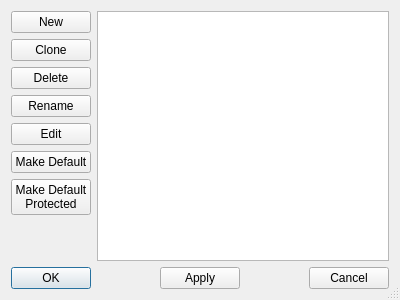
<?xml version="1.0" encoding="UTF-8"?>
<ui version="4.0">
 <class>ScreenConfigManager</class>
 <widget class="QDialog" name="ScreenConfigManager">
  <property name="geometry">
   <rect>
    <x>0</x>
    <y>0</y>
    <width>400</width>
    <height>300</height>
   </rect>
  </property>
  <property name="windowTitle">
   <string>Configure Screen Layouts</string>
  </property>
  <property name="sizeGripEnabled">
   <bool>true</bool>
  </property>
  <layout class="QVBoxLayout" name="verticalLayout_2">
   <item>
    <layout class="QHBoxLayout" name="horizontalLayout">
     <item>
      <layout class="QVBoxLayout" name="verticalLayout">
       <item>
        <widget class="QPushButton" name="newButton">
         <property name="text">
          <string>New</string>
         </property>
        </widget>
       </item>
       <item>
        <widget class="QPushButton" name="cloneButton">
         <property name="text">
          <string>Clone</string>
         </property>
        </widget>
       </item>
       <item>
        <widget class="QPushButton" name="deleteButton">
         <property name="text">
          <string>Delete</string>
         </property>
        </widget>
       </item>
       <item>
        <widget class="QPushButton" name="renameButton">
         <property name="text">
          <string>Rename</string>
         </property>
        </widget>
       </item>
       <item>
        <widget class="QPushButton" name="editButton">
         <property name="text">
          <string>Edit</string>
         </property>
        </widget>
       </item>
       <item>
        <widget class="QPushButton" name="makeDefaultButton">
         <property name="text">
          <string>Make Default</string>
         </property>
        </widget>
       </item>
       <item>
        <widget class="QPushButton" name="protectedButton">
         <property name="text">
          <string>Make Default
Protected</string>
         </property>
        </widget>
       </item>
       <item>
        <spacer name="verticalSpacer">
         <property name="orientation">
          <enum>Qt::Vertical</enum>
         </property>
         <property name="sizeHint" stdset="0">
          <size>
           <width>20</width>
           <height>40</height>
          </size>
         </property>
        </spacer>
       </item>
      </layout>
     </item>
     <item>
      <widget class="QListWidget" name="layoutList">
       <property name="editTriggers">
        <set>QAbstractItemView::NoEditTriggers</set>
       </property>
       <property name="selectionBehavior">
        <enum>QAbstractItemView::SelectRows</enum>
       </property>
      </widget>
     </item>
    </layout>
   </item>
   <item>
    <layout class="QHBoxLayout" name="horizontalLayout_2">
     <item>
      <widget class="QPushButton" name="OKButton">
       <property name="text">
        <string>OK</string>
       </property>
       <property name="default">
        <bool>true</bool>
       </property>
      </widget>
     </item>
     <item>
      <spacer name="horizontalSpacer_2">
       <property name="orientation">
        <enum>Qt::Horizontal</enum>
       </property>
       <property name="sizeHint" stdset="0">
        <size>
         <width>40</width>
         <height>20</height>
        </size>
       </property>
      </spacer>
     </item>
     <item>
      <widget class="QPushButton" name="applyButton">
       <property name="text">
        <string>Apply</string>
       </property>
      </widget>
     </item>
     <item>
      <spacer name="horizontalSpacer">
       <property name="orientation">
        <enum>Qt::Horizontal</enum>
       </property>
       <property name="sizeHint" stdset="0">
        <size>
         <width>40</width>
         <height>20</height>
        </size>
       </property>
      </spacer>
     </item>
     <item>
      <widget class="QPushButton" name="cancelButton">
       <property name="text">
        <string>Cancel</string>
       </property>
      </widget>
     </item>
    </layout>
   </item>
  </layout>
 </widget>
 <resources/>
 <connections/>
</ui>
